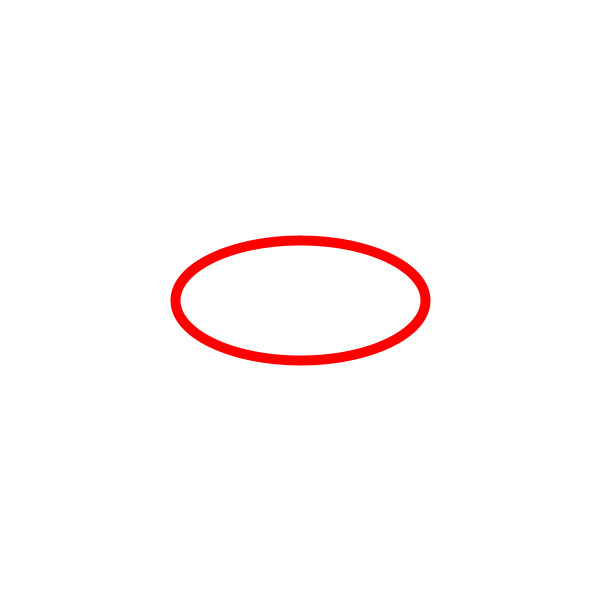
Frame 1 (no input)
Frame 60 (the mouse pressed at the canvas centre just before this capture): identical to frame 1, image omitted
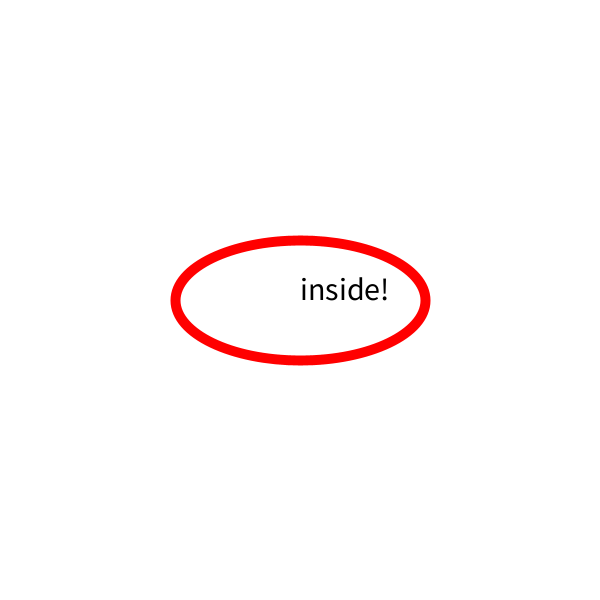
Frame 120 (the mouse held since frame 60 and released just before this capture)

The Processing sketch that drew these frames (run headless with seeded random() and noise(); from frame 60 on, the mouse is pressed at the canvas centre):

// Processing sketch: pointInsideEllipse
// ── pointInsideEllipse.pde
int x, y, widthOfEllipse, heightOfEllipse;
boolean inside;

void setup() {
  size (600, 600);
  widthOfEllipse = 250;
  heightOfEllipse = 120;
}

void draw () {
  background (255);
  x = width/2;
  y = height/2;
  strokeWeight (10);
  stroke (255, 0, 0);
  ellipse (x, y, widthOfEllipse, heightOfEllipse);
  if (pointInEllipse (mouseX, mouseY, x, y, widthOfEllipse/2, heightOfEllipse/2)) {
    textSize (32);
    fill (0);
    text ("inside!", mouseX, mouseY);
    noFill();
  }
}

boolean pointInEllipse (float x, float y, float sx, float  sy, float rx, float ry) {
  float p = (pow((x - sx), 2) / pow(rx, 2)) + (pow((y - sy), 2) / pow(ry, 2));
  if (p <= 1) {
    return true;
  } else {
    return false;
  }
}
